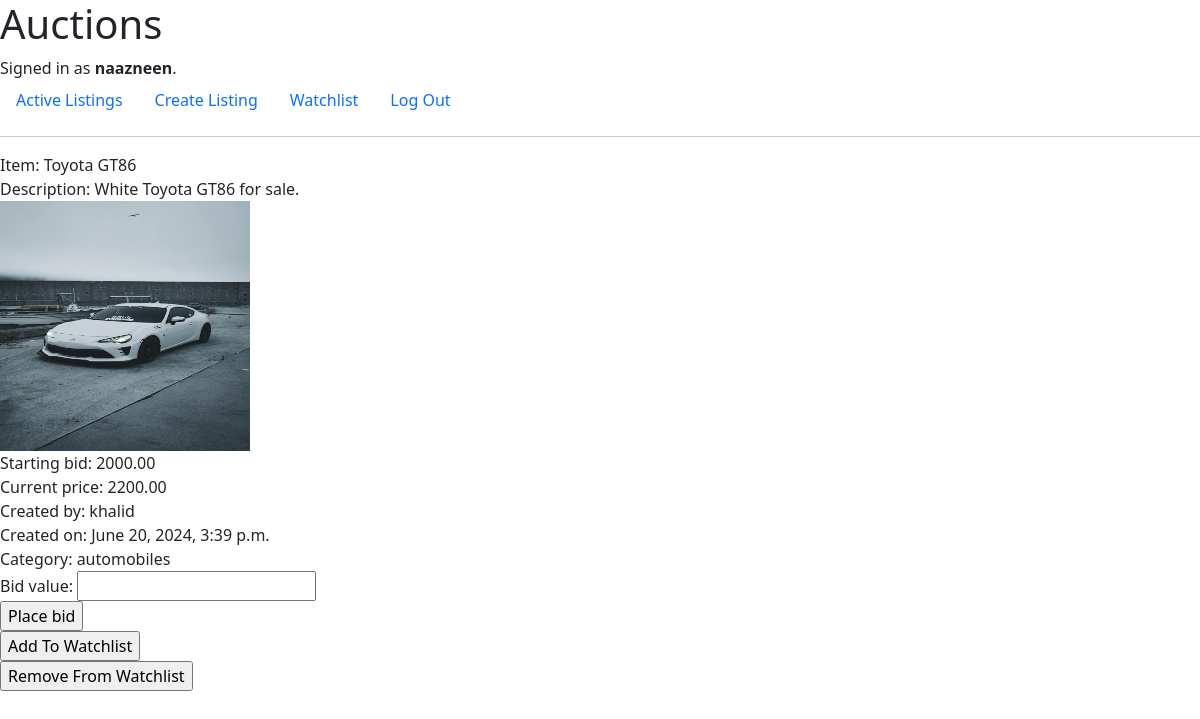
Screenshot of /6 (signed in) with the database file from the repository.
### auctions/models.py (models this page shows, shortened)
class User(AbstractUser):
    pass

class Listing(models.Model):
    category_choices = [('fashion','Fashion'),
                        ('electronics','Electronics'),
                        ('health','Health'),
                        ('toys','Toys'),
                        ('home','Home'),
                        ('jewelry','Jewelry'),
                        ('automobiles','Automobiles'),
                        ('luxury', 'Luxury')
                        ]
    item_name = models.CharField(max_length=64)
    created_by = models.ForeignKey(User, on_delete=models.CASCADE, related_name="listings")
    created_date = models.DateTimeField(default=now)
    description = models.TextField(max_length=300, default="Add description")
    starting_bid = models.DecimalField(max_digits=10,decimal_places=2)
    current_price = models.DecimalField(max_digits=10,decimal_places=2,null=True,blank=True)
    image = models.ImageField(upload_to='images', blank=True, null=True)
    category = models.CharField(max_length=50, default="Add category", choices=category_choices, blank=True)
    status = models.BooleanField(default=True)

### auctions/views.py (the view, shortened to what this page needs)
# urls.py: path("<int:listing_id>", views.view_listing, name="view_listing"),
def view_listing(request, listing_id):
    bid_form = BidForm()
    listing = Listing.objects.get(pk=listing_id)
    bid = listing.bids.last() # get bids associated with the listing; bids is a QuerySet object
    if bid:
        highest_bid = bid.bid_value
        winner = bid.placed_by
        listing.current_price = highest_bid
    else:
        listing.current_price = listing.starting_bid
        winner = None
    return render(request, "auctions/view_listing.html", {
        "listing": listing,
        "bid_form": bid_form,
        "winner" : winner
    })

### auctions/forms.py
class BidForm(ModelForm):
    class Meta:
        model = Bid
        fields = ['bid_value']

### auctions/templates/auctions/view_listing.html (shortened to what this page needs)
{% extends "auctions/layout.html" %}
{% block body %}
    <div>
        <div>Item: {{ listing.item_name }}</div>
        <div>Description: {{ listing.description }}</div>
        {% if listing.image %}
            <div><img src="{{ listing.image.url }}" alt="listing.item_name" height="250" width="250"></div>
        {% endif %}
        <div>Starting bid: {{ listing.starting_bid }}</div>
        <div>Current price: {{ listing.current_price }}</div>
        <div>Created by: {{ listing.created_by }}</div>
        <div>Created on: {{ listing.created_date}}</div>
        <div>Category: {{ listing.category }}</div>
    </div>
    {% if user.is_authenticated %}
        {% if listing.status == True %}
            <div>
            <form action="{% url 'view_listing' listing.id %}" method="post">
                {{ bid_form }}
                <input type="submit" value="Place bid">
            </form>
            </div>
                <div>
                    <form action="{% url 'add_to_watchlist' listing.id %}" method="post">
                        <input type="submit" value="Add To Watchlist">
                    </form>
                    <form action="{% url 'remove_from_watchlist' listing.id %}" method="post">
                        <input type="submit" value="Remove From Watchlist">
                    </form>
                </div>
        {% elif winner is not None and winner == request.user %}
            <p>Congratulations! You have won this auction</p>
        {% else %}
            <p>This auction is closed</p>
        {% endif %}
    {% endif %}
{% endblock %}

### auctions/templates/auctions/layout.html (shortened to what this page needs)
<!DOCTYPE html>
<html lang="en">
    <head>
        <link href="https://cdn.jsdelivr.net/npm/bootstrap@5.3.3/dist/css/bootstrap.min.css" rel="stylesheet">
    </head>
    <body>
        <h1>Auctions</h1>
        <div>
            {% if user.is_authenticated %}
                Signed in as <strong>{{ user.username }}</strong>.
            {% else %}
                Not signed in.
            {% endif %}
        </div>
        <ul class="nav">
            <li class="nav-item">
                <a class="nav-link" href="{% url 'index' %}">Active Listings</a>
            </li>
            {% if user.is_authenticated %}
                <li class="nav-item">
                    <a class="nav-link" href="{% url 'create_listing' %}">Create Listing</a>
                </li>
                <li class="nav-item">
                    <a class="nav-link" href="{% url 'watchlist' %}">Watchlist</a>
                </li>
                <li class="nav-item">
                    <a class="nav-link" href="{% url 'logout' %}">Log Out</a>
                </li>
            {% endif %}
        </ul>
        <hr>
        {% block body %}
        {% endblock %}
    </body>
</html>

### rows the page displays
User: username "naazneen"
Listing: item_name "Toyota GT86", description "White Toyota GT86 for sale.", image (picture), starting_bid "2000.00", current_price "2200.00", created_by "khalid", created_date "June 20, 2024, 3:39 p.m.", category "automobiles"
